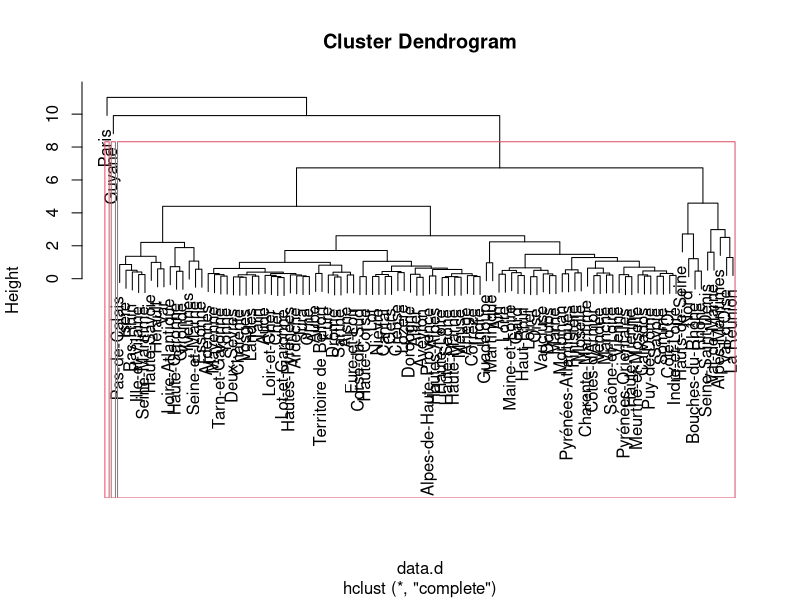
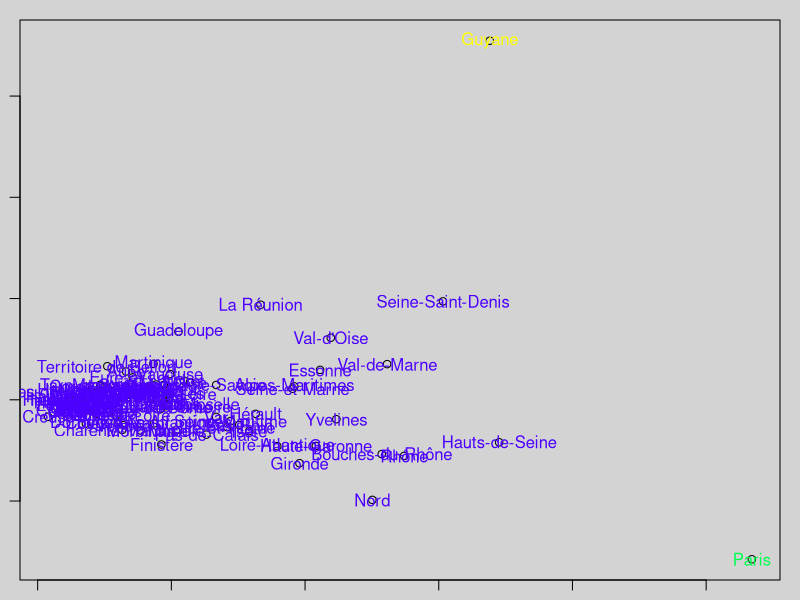

R code for these plots, in order:
## ---- chunk 1
knitr::opts_chunk$set(echo = TRUE)
## ---- chunk 2
data <- read.csv("data/data.csv", encoding = "UTF-8", dec = ",")
rownames(data) <- data [,2]
data <- data [,3:6]
data <- data [!is.na(data$nb_emplois_LT)|!is.na(data$diplôme),]
## ---- chunk 3
# Centrage et réduction
data.cr <- scale(data, center = T, scale = T)
# matrice des distances entre les individus
data.d <- dist(data.cr)
# classification
cah <- hclust(data.d)
# dendogramme
plot(cah)
# matérialisation des groupes
rect.hclust(cah, k = 3)
# découpage
groupes.cah <- cutree(cah, k = 3)
liste <- sort(groupes.cah)
## ---- chunk 4
acp <- princomp(data.cr, cor = T, scores = T)
par(bg = "lightgrey", mar = c(1,1,1,1))
plot(acp$scores[,1],acp$scores[,2], type = "p")
text(acp$scores[,1],acp$scores[,2],col=c(topo.colors(3))[groupes.cah],cex
=1,labels=rownames(data))
